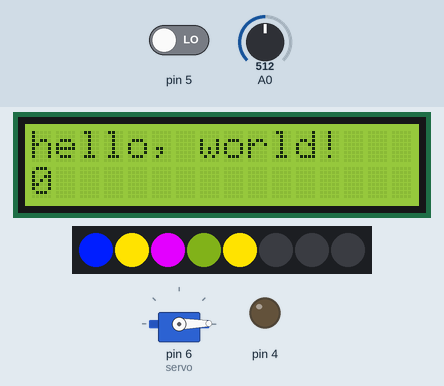
Simulated run of this sketch. Board: Arduino Uno, built with avr-gcc and run on an emulated ATmega328P. Shown: 16×2 character LCD, servo, 8 RGB LEDs in strip order, left to right, output pins drawn as LEDs (lit = HIGH). The inputs (shaded band) are chosen by the test bench; at power-on: A0 = 512, pin 5 LOW.

Above: at 1.2 s.
1.3 s: A0 set to 81
4.0 s: A0 set to 71
At 4.51 s:
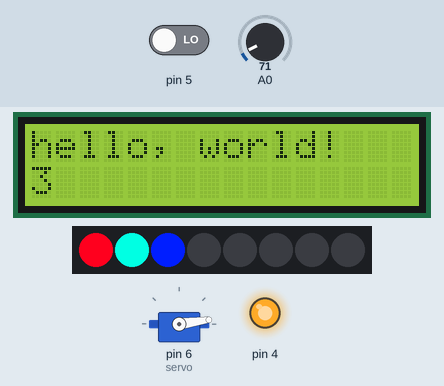
10.0 s: A0 set to 122
At 10.65 s:
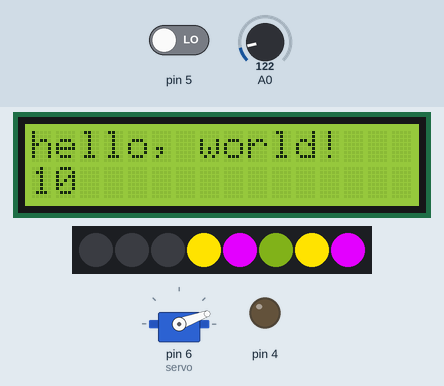
12.9 s: pin 5 driven HIGH
At 13.72 s:
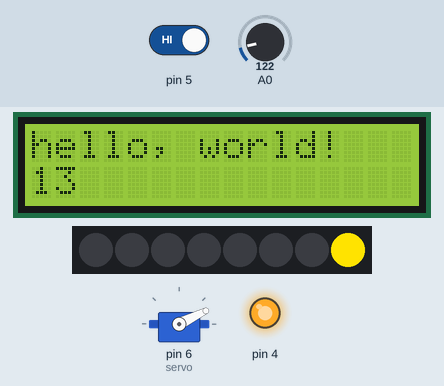
18.9 s: pin 5 driven LOW
At 19.55 s:
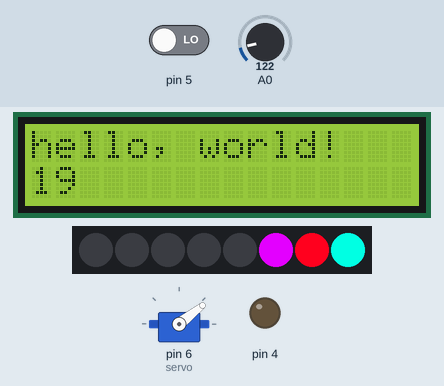
21.9 s: pin 5 driven HIGH
At 22.32 s:
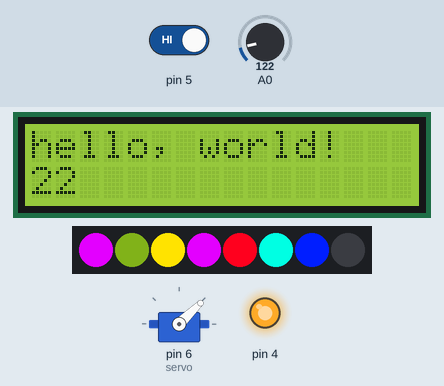
Timing chart, 0 to 31.9 s (numbered marks = the images above; inputs shaded):
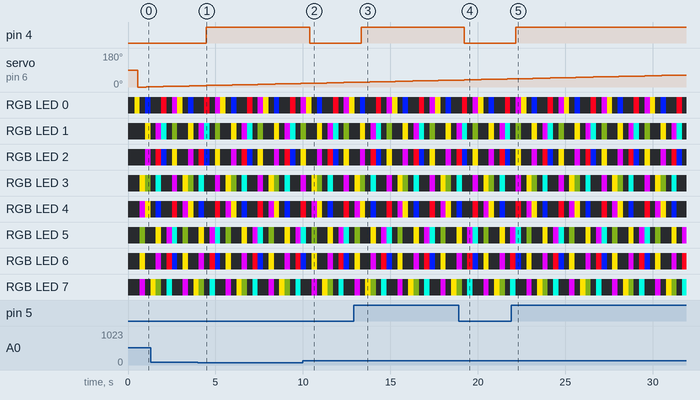

The sketch:

demo.ino
```cpp
#include <LiquidCrystal.h>
#include <Adafruit_NeoPixel.h>
#include <Servo.h>


#define NUMPIXELS 8
#define NEOPIXEL_PIN 3

// Make a NeoPixel object for the LED strip
Adafruit_NeoPixel pixels = Adafruit_NeoPixel(NUMPIXELS, NEOPIXEL_PIN, NEO_GRB + NEO_KHZ800);

// Make a LiquidCrystal object for the 16x2 LCD
LiquidCrystal lcd(7, 8, 9, 10, 11, 12);

// Make a servo object
Servo servo;
int servo_position = 0;

uint8_t colors[] = {
  21, 29, 132,
  255, 113, 0,
  113, 0, 255,
  255, 0, 15,
  0, 255, 113,
  0, 15, 255,
  255, 113, 0,
  113, 0, 255,
};

bool rotate = 1;
int delay_time = 30;

void setup() {


  // setup for the LCD
  lcd.begin(16, 2);
  lcd.print("hello, world!");

  // setup for the servo motor
  servo.attach(6);

  // setup for the speaker
  pinMode(4, OUTPUT);
  pinMode(5, INPUT);

  // setup for the LED strip
  pixels.begin();
  pixels.show();


  // setup for serial terminal
  Serial.begin(9600);
}

void loop() {
  // draw a pattern on the LED strip
  comet();

  // write number of seconds since startup on the LCD
  lcd.setCursor(0, 1);
  lcd.print(millis() / 1000);

  // read from the photoresistor, make a sound on the buzzer if it is pressed
  int read_value = analogRead(0);
  int button_pressed = digitalRead(5);
  if (read_value < 75 || button_pressed) {
    digitalWrite(4, HIGH);
  } else {
    digitalWrite(4, LOW);
  }

  // print the value read from the photoresistor
  //Serial.println(read_value);
  servo.write(servo_position);
  if (servo_position++ > 180) {
    servo_position = 0;
  }

  // print the value read from the servo
  //Serial.println(servo_position);
}
```

Drawing.ino
```cpp
void comet() {
    for (int j = 0; j < NUMPIXELS; j++) {
        for (int i = 0 ; i < NUMPIXELS; i++) {
            if (i < j) {
                pixels.setPixelColor(i, pixels.Color(0, 0, 0));
            } else {
                pixels.setPixelColor(i, pixels.Color(
                        colors[3*i]*2,
                        colors[3*i+1]*2,
                        colors[3*i+2]*2));
            }
        }


        if (rotate) dna_rotate_LEDs();
        delay(delay_time);
        pixels.show();
    }

    for (int j = 0; j < NUMPIXELS; j++) {
        for (int i = 0 ; i < NUMPIXELS; i++) {
            if (i < j) {
                pixels.setPixelColor(i, pixels.Color(
                        colors[3*i]*2,
                        colors[3*i+1]*2,
                        colors[3*i+2]*2));
            } else {
                pixels.setPixelColor(i, pixels.Color(0, 0, 0));
            }
        }


        if (rotate) dna_rotate_LEDs();
        delay(delay_time);
        pixels.show();
    }
}

void one_two_blink() {
    for(int i = 0; i < NUMPIXELS; i++){
        if (i%2 == 0) {
            pixels.setPixelColor(i, pixels.Color(0, 0, 0));
        } else {
            pixels.setPixelColor(i, pixels.Color(
                colors[3*i],
                colors[3*i+1],
                colors[3*i+2]));
        }
    }

    if (rotate == 2) dna_rotate_LEDs();

    delay(delay_time);
    pixels.show();

    for(int i = 0; i < NUMPIXELS; i++){
        if (i%2 == 0) {

            pixels.setPixelColor(i, pixels.Color(
                colors[3*i],
                colors[3*i+1],
                colors[3*i+2]));
        } else {

            pixels.setPixelColor(i, pixels.Color(0, 0, 0));
        }
    }

    if (rotate == 2) dna_rotate_LEDs();

    delay(delay_time);
    pixels.show();
}

void single_blink() {
    for (int t = 0; t < NUMPIXELS; t++) {
        for (int i = 0; i < NUMPIXELS; i++) {
            if (i == t) {
                pixels.setPixelColor(i, pixels.Color(
                        colors[3*i],
                        colors[3*i+1],
                        colors[3*i+2]));
            } else {
                pixels.setPixelColor(i, pixels.Color(0, 0, 0));
            }
        }
        delay(delay_time);
        pixels.show();
    }

    for (int t = 0; t < NUMPIXELS; t++) {
        for (int i = 0; i < NUMPIXELS; i++) {
            if (i == t) {
                pixels.setPixelColor(i, pixels.Color(0, 0, 0));
            } else {
                pixels.setPixelColor(i, pixels.Color(
                    colors[3*i],
                    colors[3*i+1],
                    colors[3*i+2]));
            }
        }

        delay(delay_time);
        pixels.show();
    }
}


void on_off_wave() {
    for (int divisor = 1; divisor < 32; divisor+=2) {
        for (int j = 0; j < NUMPIXELS; j++) {
            pixels.setPixelColor(j, pixels.Color(
                    colors[3*j]/divisor,
                    colors[3*j+1]/divisor,
                    colors[3*j+2]/divisor));
        }

        if (rotate == 2) dna_rotate_LEDs();

        delay(delay_time);
        pixels.show();
    }

    for (int divisor = 32; divisor > 1; divisor-=2) {
        for (int j = 0; j < NUMPIXELS; j++) {
            pixels.setPixelColor(j, pixels.Color(
                    colors[3*j]/divisor,
                    colors[3*j+1]/divisor,
                    colors[3*j+2]/divisor));
        }

        if (rotate == 2) dna_rotate_LEDs();

        delay(delay_time);
        pixels.show();
    }
}

uint8_t t_state[15] =  {7, 7, 7, 7, 4, 3, 2, 1, 0, 1, 2, 3, 4, 7, 7};
void gaussian_wave() {
    for (int i = 0; i < NUMPIXELS; i++) {

        for (int t = 0; t < 15; t++) {
            for (int pixel = 0; pixel < NUMPIXELS; pixel++) {
                pixels.setPixelColor(pixel, pixels.Color(
                            colors[3*i]>>t_state[(t + pixel) % 15],
                            colors[3*i+1]>>t_state[(t + pixel) % 15],
                            colors[3*i+2]>>t_state[(t + pixel) % 15]));
            }

            delay(delay_time);
            pixels.show();
        }

    }
}

void none() {
    for(int i = 0; i < NUMPIXELS; i++){
        pixels.setPixelColor(i, pixels.Color(
                                    colors[3*i],
                                    colors[3*i+1],
                                    colors[3*i+2]));
    }

    delay(delay_time);
    pixels.show();
}

void dna_rotate_LEDs() {
    for (int j = 0; j < 3; j++) {

        uint8_t start = colors[0];
        for (int i = 0; i < 3*NUMPIXELS; i++) {
            colors[i] = colors[i+1];
        }
        colors[3*NUMPIXELS - 1] = start;
    }
}
```

Measured:
- the behaviour switches between 75 and 74 on A0 (found by bisection; images 0 and 1)
- after the input at 4.0 s, pin 4: LOW → HIGH after 0.48 s
- after the input at 10.0 s, pin 4: HIGH → LOW after 0.38 s
- after the input at 12.9 s, pin 4: LOW → HIGH after 0.43 s
- after the input at 18.9 s, pin 4: HIGH → LOW after 0.32 s
- after the input at 21.9 s, pin 4: LOW → HIGH after 0.27 s
